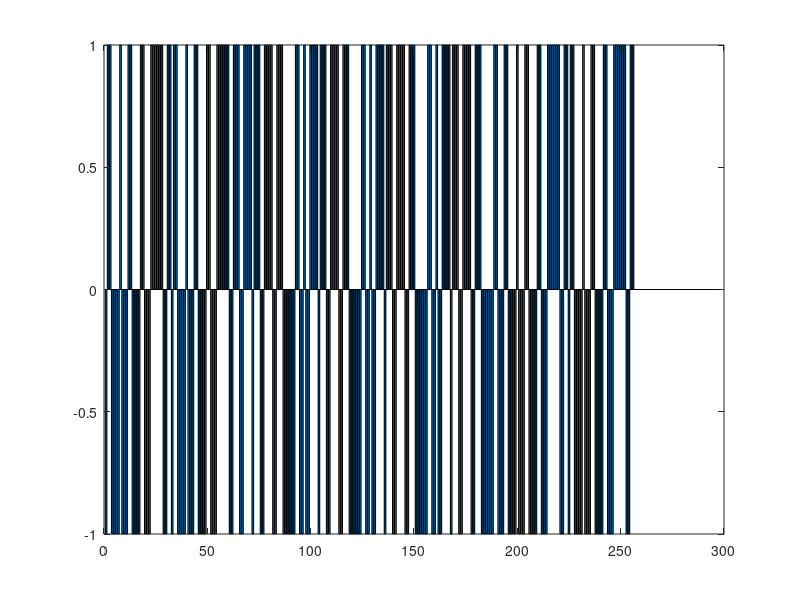
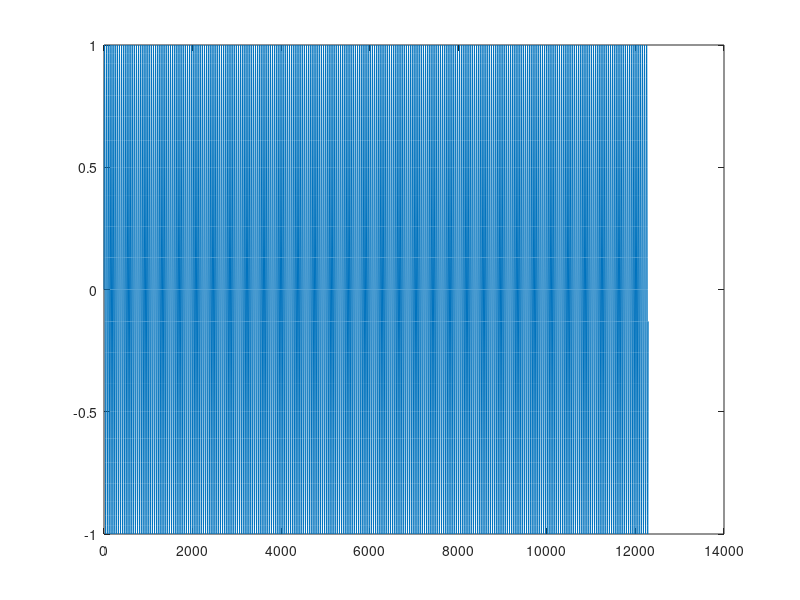

Write the MATLAB code that produced these figures, in order.
clear all;close all;clc;

%% parameters
Fs = 48000;
fc = 1000;
fp = 32;
bit_t = 0.001;

%% message generation with BPSK
m = [0 0 1 1 1 1 0 0];
m(m == 0) = -1;

message =  repmat(m,fp,1);
message =  reshape(message,1,[]);
save('message.mat', 'message');
% load('message.mat', 'message');
%% PN generation and multiply with message
% pn_code = randi([0,1],1,fp);
pn_code = [1,0,0,1,1,1,1,0,1,1,1,0,0,1,1,1,1,0,0,1,1,1,0,0,0,0,0,0,1,1,0,0];
pn_code(pn_code == 0) = -1;
save('pn_code.mat', 'pn_code');
% load('pn_code.mat', 'pn_code');

%% PN to data
DSSS = zeros(1, length(m) * fp);
for i = 1:length(m)
    start_idx = (i - 1) * fp + 1;
    end_idx = i * fp;
    DSSS(start_idx:end_idx) = m(i) * pn_code; % Direct assignment
end

%% bar DSSS
bar(DSSS);

%% create carrier and multipy with encoded sequence
t = 0:1/Fs:(bit_t-1/Fs);
s0 = -1*sin(2*pi*fc*t);
s1 = sin(2*pi*fc*t);
% s0 = -1*cos(2*pi*fc*t);
% s1 = cos(2*pi*fc*t);
carrier = [];
BPSK = [];
for i = 1:length(DSSS)
    if (DSSS(i) == 1)
        BPSK = [BPSK s1];
    elseif (DSSS(i) == -1)
        BPSK = [BPSK s0];
    end 
    carrier = [carrier s1];
end
figure();
plot(carrier);

%% save audio
filename = "BPSK.wav";
audiowrite(filename, BPSK, Fs);